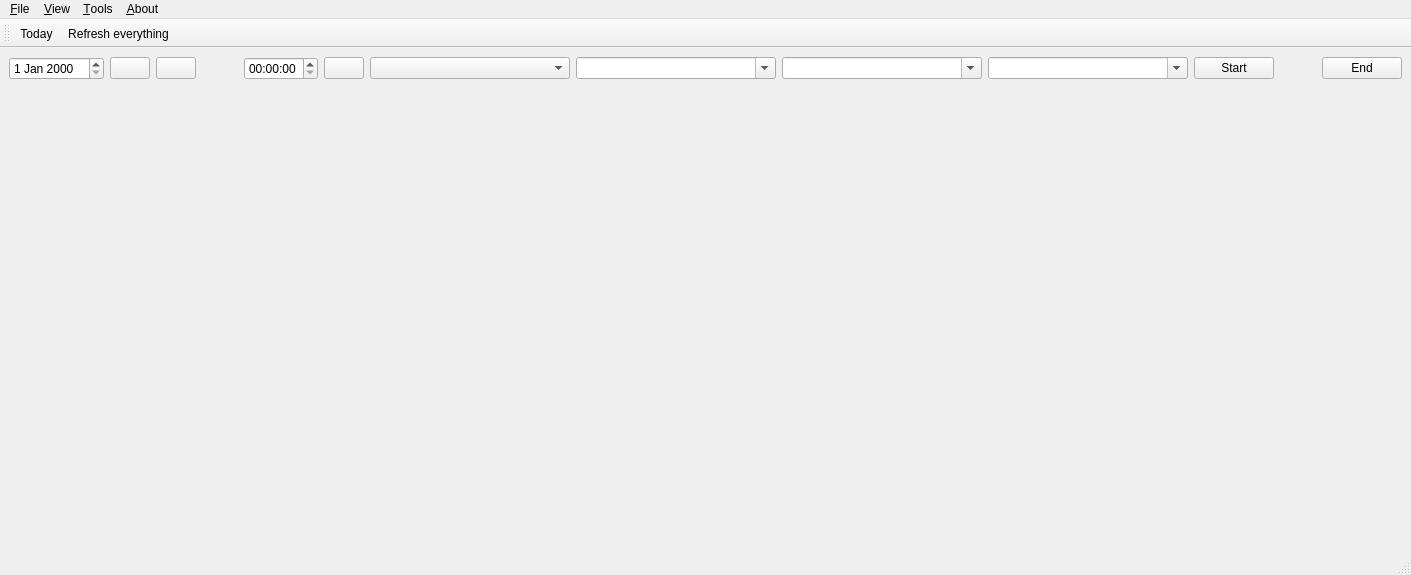
<?xml version="1.0" encoding="UTF-8"?>
<ui version="4.0">
 <class>MainWindow</class>
 <widget class="QMainWindow" name="MainWindow">
  <property name="geometry">
   <rect>
    <x>0</x>
    <y>0</y>
    <width>1411</width>
    <height>575</height>
   </rect>
  </property>
  <property name="windowIcon">
   <iconset resource="resources.qrc">
    <normaloff>:/zeiterfassunglib/images/icon.png</normaloff>:/zeiterfassunglib/images/icon.png</iconset>
  </property>
  <widget class="QWidget" name="centralwidget">
   <layout class="QVBoxLayout" stretch="0,0">
    <item>
     <layout class="QHBoxLayout">
      <item>
       <widget class="QDateEdit" name="dateEditDate"/>
      </item>
      <item>
       <widget class="QPushButton" name="pushButtonPrev">
        <property name="whatsThis">
         <string>Previous day</string>
        </property>
        <property name="text">
         <string/>
        </property>
        <property name="icon">
         <iconset resource="resources.qrc">
          <normaloff>:/zeiterfassunglib/images/previous.png</normaloff>:/zeiterfassunglib/images/previous.png</iconset>
        </property>
       </widget>
      </item>
      <item>
       <widget class="QPushButton" name="pushButtonNext">
        <property name="whatsThis">
         <string>Next day</string>
        </property>
        <property name="text">
         <string/>
        </property>
        <property name="icon">
         <iconset resource="resources.qrc">
          <normaloff>:/zeiterfassunglib/images/next.png</normaloff>:/zeiterfassunglib/images/next.png</iconset>
        </property>
       </widget>
      </item>
      <item>
       <spacer>
        <property name="orientation">
         <enum>Qt::Horizontal</enum>
        </property>
        <property name="sizeHint" stdset="0">
         <size>
          <width>40</width>
          <height>20</height>
         </size>
        </property>
       </spacer>
      </item>
      <item>
       <widget class="QTimeEdit" name="timeEditTime"/>
      </item>
      <item>
       <widget class="QPushButton" name="pushButtonNow">
        <property name="whatsThis">
         <string>Now</string>
        </property>
        <property name="text">
         <string/>
        </property>
        <property name="icon">
         <iconset resource="resources.qrc">
          <normaloff>:/zeiterfassunglib/images/now.png</normaloff>:/zeiterfassunglib/images/now.png</iconset>
        </property>
       </widget>
      </item>
      <item>
       <widget class="QComboBox" name="comboBoxProject">
        <property name="minimumSize">
         <size>
          <width>200</width>
          <height>0</height>
         </size>
        </property>
       </widget>
      </item>
      <item>
       <widget class="QComboBox" name="comboBoxSubproject">
        <property name="minimumSize">
         <size>
          <width>200</width>
          <height>0</height>
         </size>
        </property>
        <property name="editable">
         <bool>true</bool>
        </property>
        <property name="insertPolicy">
         <enum>QComboBox::NoInsert</enum>
        </property>
       </widget>
      </item>
      <item>
       <widget class="QComboBox" name="comboBoxWorkpackage">
        <property name="minimumSize">
         <size>
          <width>200</width>
          <height>0</height>
         </size>
        </property>
        <property name="editable">
         <bool>true</bool>
        </property>
        <property name="insertPolicy">
         <enum>QComboBox::NoInsert</enum>
        </property>
       </widget>
      </item>
      <item>
       <widget class="QComboBox" name="comboBoxText">
        <property name="minimumSize">
         <size>
          <width>200</width>
          <height>0</height>
         </size>
        </property>
        <property name="editable">
         <bool>true</bool>
        </property>
        <property name="insertPolicy">
         <enum>QComboBox::NoInsert</enum>
        </property>
       </widget>
      </item>
      <item>
       <widget class="QPushButton" name="pushButtonStart">
        <property name="text">
         <string>Start</string>
        </property>
       </widget>
      </item>
      <item>
       <spacer>
        <property name="orientation">
         <enum>Qt::Horizontal</enum>
        </property>
        <property name="sizeHint" stdset="0">
         <size>
          <width>40</width>
          <height>20</height>
         </size>
        </property>
       </spacer>
      </item>
      <item>
       <widget class="QPushButton" name="pushButtonEnd">
        <property name="text">
         <string>End</string>
        </property>
       </widget>
      </item>
     </layout>
    </item>
    <item>
     <widget class="QScrollArea" name="scrollArea">
      <property name="frameShape">
       <enum>QFrame::NoFrame</enum>
      </property>
      <property name="frameShadow">
       <enum>QFrame::Plain</enum>
      </property>
      <property name="widgetResizable">
       <bool>true</bool>
      </property>
      <widget class="QWidget" name="widgetWeek">
       <property name="geometry">
        <rect>
         <x>0</x>
         <y>0</y>
         <width>1393</width>
         <height>440</height>
        </rect>
       </property>
       <layout class="QHBoxLayout" name="layoutWeek"/>
      </widget>
     </widget>
    </item>
   </layout>
  </widget>
  <widget class="QMenuBar" name="menubar">
   <property name="geometry">
    <rect>
     <x>0</x>
     <y>0</y>
     <width>1411</width>
     <height>22</height>
    </rect>
   </property>
   <widget class="QMenu" name="menuFile">
    <property name="title">
     <string>&amp;File</string>
    </property>
    <addaction name="actionQuit"/>
   </widget>
   <widget class="QMenu" name="menuAbout">
    <property name="title">
     <string>&amp;About</string>
    </property>
    <addaction name="actionAboutMe"/>
    <addaction name="actionSettings"/>
    <addaction name="actionHelp"/>
    <addaction name="separator"/>
    <addaction name="actionAboutzeiterfassung"/>
    <addaction name="actionAboutQt"/>
   </widget>
   <widget class="QMenu" name="menuView">
    <property name="title">
     <string>&amp;View</string>
    </property>
    <addaction name="actionToday"/>
    <addaction name="actionRefresh"/>
   </widget>
   <widget class="QMenu" name="menuTools">
    <property name="title">
     <string>&amp;Tools</string>
    </property>
   </widget>
   <addaction name="menuFile"/>
   <addaction name="menuView"/>
   <addaction name="menuTools"/>
   <addaction name="menuAbout"/>
  </widget>
  <widget class="QToolBar" name="mainToolBar">
   <attribute name="toolBarArea">
    <enum>TopToolBarArea</enum>
   </attribute>
   <attribute name="toolBarBreak">
    <bool>false</bool>
   </attribute>
   <addaction name="actionToday"/>
   <addaction name="actionRefresh"/>
  </widget>
  <widget class="QStatusBar" name="statusbar"/>
  <action name="actionQuit">
   <property name="icon">
    <iconset resource="resources.qrc">
     <normaloff>:/zeiterfassunglib/images/quit.png</normaloff>:/zeiterfassunglib/images/quit.png</iconset>
   </property>
   <property name="text">
    <string>&amp;Quit</string>
   </property>
  </action>
  <action name="actionAboutMe">
   <property name="icon">
    <iconset resource="resources.qrc">
     <normaloff>:/zeiterfassunglib/images/user.png</normaloff>:/zeiterfassunglib/images/user.png</iconset>
   </property>
   <property name="text">
    <string>About &amp;Me</string>
   </property>
  </action>
  <action name="actionAboutzeiterfassung">
   <property name="icon">
    <iconset resource="resources.qrc">
     <normaloff>:/zeiterfassunglib/images/about.png</normaloff>:/zeiterfassunglib/images/about.png</iconset>
   </property>
   <property name="text">
    <string>About &amp;zeiterfassung</string>
   </property>
  </action>
  <action name="actionAboutQt">
   <property name="text">
    <string>About &amp;Qt</string>
   </property>
  </action>
  <action name="actionToday">
   <property name="icon">
    <iconset resource="resources.qrc">
     <normaloff>:/zeiterfassunglib/images/today.png</normaloff>:/zeiterfassunglib/images/today.png</iconset>
   </property>
   <property name="text">
    <string>&amp;Today</string>
   </property>
  </action>
  <action name="actionRefresh">
   <property name="icon">
    <iconset resource="resources.qrc">
     <normaloff>:/zeiterfassunglib/images/refresh.png</normaloff>:/zeiterfassunglib/images/refresh.png</iconset>
   </property>
   <property name="text">
    <string>&amp;Refresh everything</string>
   </property>
  </action>
  <action name="actionSettings">
   <property name="icon">
    <iconset resource="resources.qrc">
     <normaloff>:/zeiterfassunglib/images/settings.png</normaloff>:/zeiterfassunglib/images/settings.png</iconset>
   </property>
   <property name="text">
    <string>&amp;Settings</string>
   </property>
  </action>
  <action name="actionHelp">
   <property name="icon">
    <iconset resource="resources.qrc">
     <normaloff>:/zeiterfassunglib/images/help.png</normaloff>:/zeiterfassunglib/images/help.png</iconset>
   </property>
   <property name="text">
    <string>Help</string>
   </property>
  </action>
 </widget>
 <resources>
  <include location="resources.qrc"/>
 </resources>
 <connections>
  <connection>
   <sender>actionQuit</sender>
   <signal>triggered()</signal>
   <receiver>MainWindow</receiver>
   <slot>close()</slot>
   <hints>
    <hint type="sourcelabel">
     <x>-1</x>
     <y>-1</y>
    </hint>
    <hint type="destinationlabel">
     <x>458</x>
     <y>296</y>
    </hint>
   </hints>
  </connection>
 </connections>
</ui>
